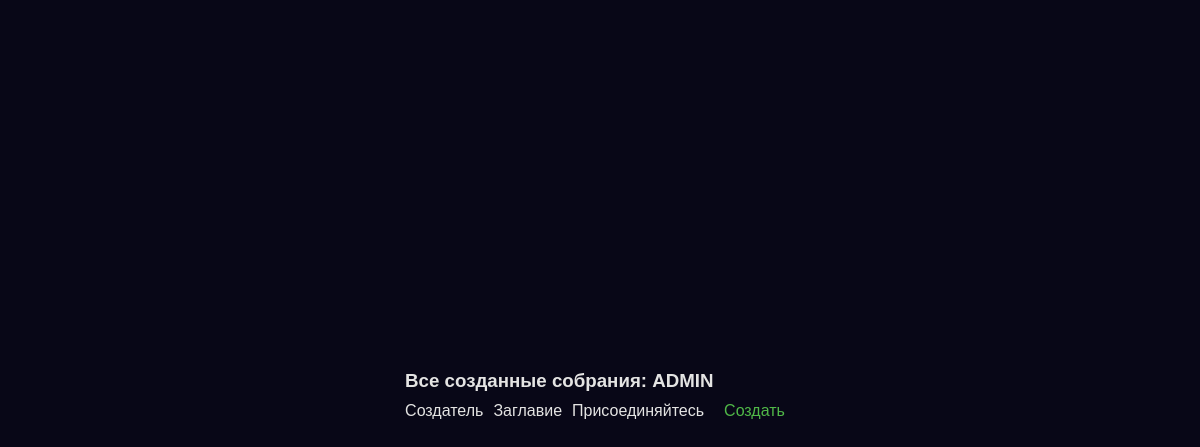
The app's page / (signed in), older data.
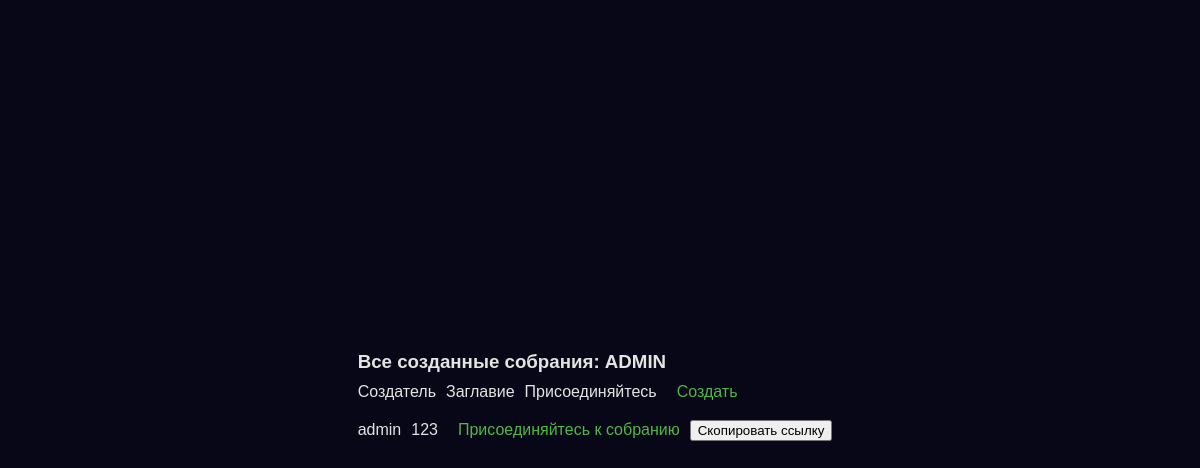
The same page, newer data.
### onlinemeet/models.py (models this page shows, shortened)
class Meeting(models.Model):
    creator = models.ForeignKey(User, on_delete=models.CASCADE,
                                verbose_name='Создатель собрания', )  # creator of the meeting
    title_of_meeting = models.CharField(max_length=150, verbose_name='Название собрания', )
    created = models.DateTimeField(auto_now_add=True)  # the time meeting was created
    updated = models.DateTimeField(auto_now=True)  # time meeting was updated
    duration = models.PositiveIntegerField(verbose_name='Продолжительность')
    starting_date_time = models.DateTimeField(verbose_name='Начало')
    ending_date_time = models.DateTimeField(verbose_name='Конец')
    unique_meeting_name = models.TextField(blank=True, null=True, verbose_name='Уникальное название собрания')
    class Meta:
        verbose_name = 'Собрание'
        verbose_name_plural = 'Собрания'

### onlinemeet/views.py (the view)
# urls.py: path('', views.meeting_list, name='meeting_list'),
@login_required()  # to ensure only logged in user can view this page.
def meeting_list(request):
    user = request.user
    meetings = Meeting.objects.filter(creator=user)
    return render(request, 'onlinemeet/meeting_list.html', {'meetings': meetings})

### templates/onlinemeet/meeting_list.html (shortened to what this page needs)
{% load static %}
<!DOCTYPE html>
<html lang="en">
<head>
    <link rel="stylesheet" href="{% static 'css/style.css' %}">
</head>
<body class="container">
<div>
    <h3>Все созданные собрания: {{ request.user | upper }}</h3>
    <div class="df">
        <div>Создатель</div>
        <div>Заглавие</div>
        <div>Присоединяйтесь</div>
        <a href="/accounts/onlinemeet/meeting/add/">Создать</a>
    </div>
    {% for meeting in meetings %}
        <div class="df">
        <div>{{ meeting.creator }}</div>
        <div>{{ meeting.title_of_meeting }}</div>
        <a href="{% url 'meeting' meeting.unique_meeting_name %}">Присоединяйтесь к собранию</a>
        <div><input type="hidden" name="meeting_{{ forloop.counter }}" id="{{ meeting.id }}"
            <button onclick="myFunction('{{ meeting.id }}')">Скопировать ссылку</button>
        </div>
    {% endfor %}
    </div>
</body>
</html>

### static/css/style.css (style rules this page uses)
:root { --base: #080717; --text: #50b848; --white: #e4e4e3; --white-btn: #fff; }
body { margin: 0; background: var(--base); font-family: YS Text, Helvetica, Arial, sans-serif;; }
a, u { text-decoration: none; }
a { color: var(--white); }
h3 { margin: 0; color: var(--white); }
.container { z-index: 2; position: fixed; top: 0; left: 0; display: flex; white-space: nowrap; width: 100%; height: 100%; color: var(--white); flex-direction: row; align-content: center; justify-content: center; align-items: center; }
.df { display: flex; justify-content: flex-start; align-items: center; }
.df div { display: flex; margin-right: 10px; }
.df a { margin: 10px; color: var(--text); }

Row changes from the older to the newer data that the page shows:
added Meeting: creator "admin", title_of_meeting "123"
